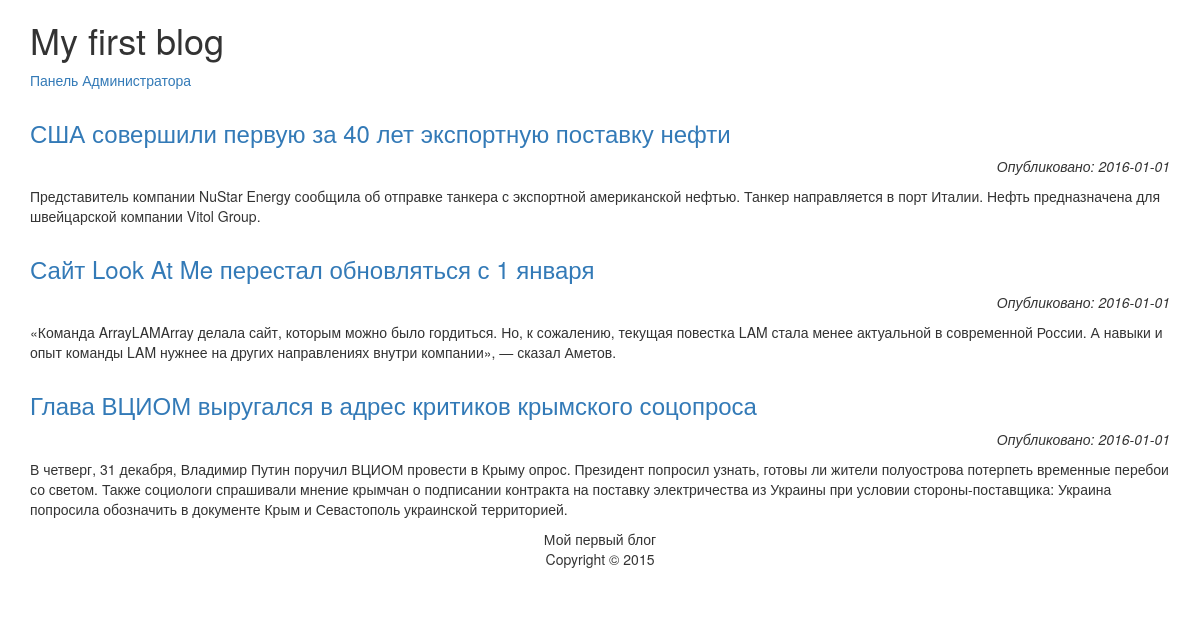
The page / on the database its author committed.
### tables this page shows
CREATE TABLE "articles" (
	`id`	INTEGER NOT NULL PRIMARY KEY AUTOINCREMENT,
	`title`	TEXT,
	`content`	TEXT,
	`date`	TEXT
);

### preamble.php (called while the page is built, shortened)
<?php
require_once("class/blog.php");
$db = new SQLite3('blog.db');
$blog = new Blog($db);
?>

### index.php (called while the page is built, shortened)
<?php
require_once("preamble.php");
require_once('content/menu.php');
require_once("template.php");
?>

### content/all_articles.php (the view)
<?php
$articles = $blog->list_articles();
foreach($articles as $a) :
?>
<div class='article'>
<a href='?section=article&id=<?=$a['id']?>'><h3><?=$a['title']?></h3></a>
<p class='date'>Опубликовано: <?=$a['date']?></p>
<p><?=Blog::parse($a['content'])[0]?></p>
</div>
<?php
endforeach;
?>

### class/blog.php (shortened to what this page needs)
<?php
class Blog {
	private $db;
	public function __construct($db) {
		$this->db = $db;
	}
	public function list_articles() {
		$return = false;
		if ($this->db) {
			$query = "SELECT * FROM articles ORDER BY id DESC;";
			$result = $this->db->query($query);
			if($result) {
				while (true) {
					$row = $result->fetchArray(SQLITE3_ASSOC);
					if ($row) {
						$return[] = $row;
					} else {
						break;
					}
				}
			}
		}
		return $return;
	}
	static public function parse($str) {
		$str_formated = explode("\r\n", $str);
		$tags_pseudo = array ('[b]', '[/b]', '[em]', '[/em]', '[url]', '[/url/]', '[/url]', '[img]', '[/img]');
		$tags_html = array ('<strong>', '</strong>', '<em>', '</em>', '<a href="', '">', '</a>', '<img src="', '">');
		foreach ($str_formated as &$p) {
			$p = str_ireplace($tags_pseudo, $tags_html, $p);
			$p = "<p>$p</p>\r";
		}
		return $str_formated;
	}
}
?>

### style.css (style rules this page uses)
.article { margin-top: 30px; }
.article p.date { text-align: right; font-style: italic; }

### rows shown on the page
articles: title "США совершили первую за 40 лет экспортную поставку нефти", date "2016-01-01", p "Представитель компании NuStar Energy сообщила об отправке танкера с экспортной американской нефтью. Танкер направляется в порт Италии. Нефть предназначена для швейцарской компании Vitol Group."
articles: title "Сайт Look At Me перестал обновляться с 1 января", date "2016-01-01", p "«Команда LAM делала сайт, которым можно было гордиться. Но, к сожалению, текущая повестка LAM стала менее актуальной в современной России. А навыки и опыт команды LAM нужнее на других направлениях внутри компании», — сказал Аметов."
articles: title "Глава ВЦИОМ выругался в адрес критиков крымского соцопроса", date "2016-01-01", p "В четверг, 31 декабря, Владимир Путин поручил ВЦИОМ провести в Крыму опрос. Президент попросил узнать, готовы ли жители полуострова потерпеть временные перебои со светом. Также социологи спрашивали мнение крымчан о подписании контракта на поставку электричества из Украины при условии стороны-поставщика: Украина попросила обозначить в документе Крым и Севастополь украинской территорией."

### other values the page prints
$blog->get_title() "My first blog"
$a['name'] "Панель Администратора"
